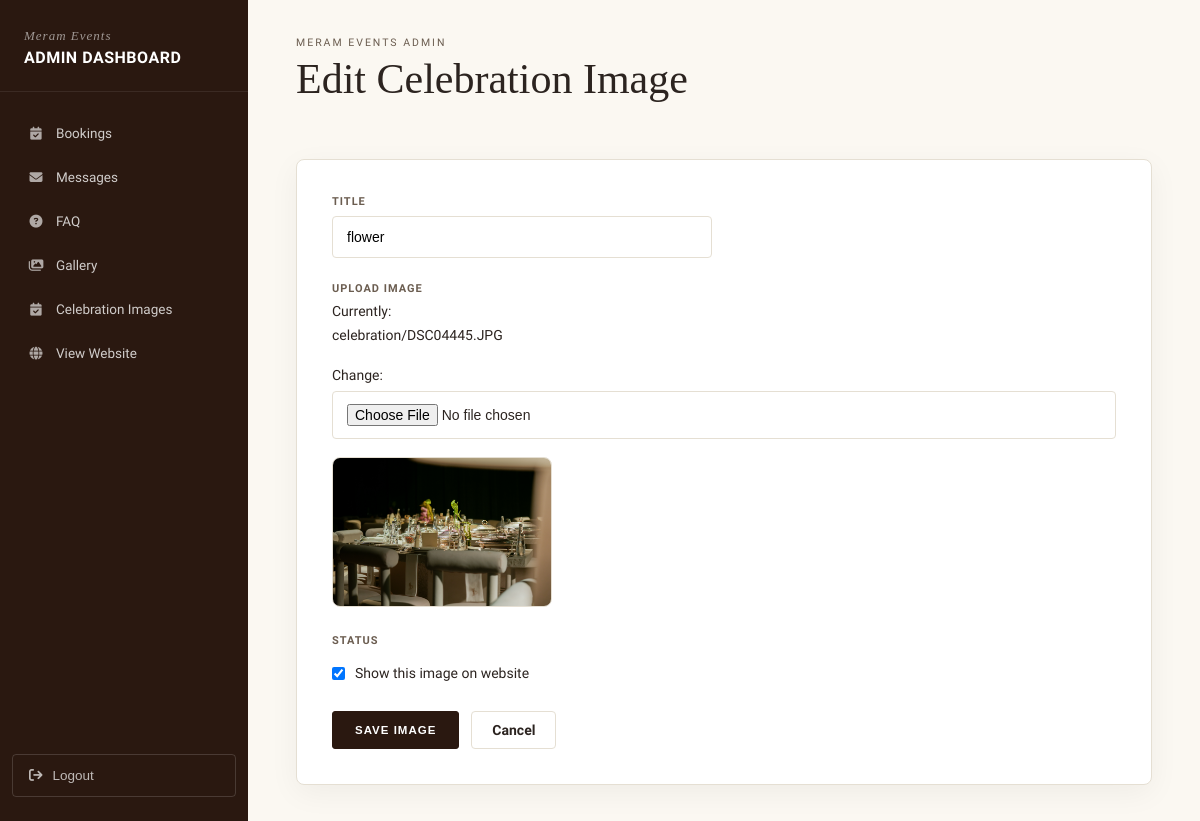
Page /dashboard/celebration-images/3/edit/ (signed in) on the committed database.
### main/models.py (models this page shows, shortened)
class CelebrationImage(models.Model):
    title = models.CharField(max_length=200)
    image = models.ImageField(upload_to='celebration/')
    order = models.IntegerField(default=0)
    is_active = models.BooleanField(default=True)
    class Meta:
        ordering = ['order']

### main/views.py (the view)
@login_required(login_url='dashboard_login')
def celebration_update(request, pk):
    image = get_object_or_404(CelebrationImage, pk=pk)
    if request.method == "POST":
        form = CelebrationImageForm(
            request.POST,
            request.FILES,
            instance=image
        )
        if form.is_valid():
            form.save()
            return redirect('dashboard_celebration_images')
    else:
        form = CelebrationImageForm(instance=image)
    return render(
        request,
        'dashboard/celebration_form.html',
        {
            'form': form,
            'object': image
        }
    )

### main/forms.py
class CelebrationImageForm(forms.ModelForm):
    class Meta:
        model = CelebrationImage
        fields = [
            'title',
            'image',
            'order',
            'is_active',
        ]

### main/templates/dashboard/celebration_form.html (shortened to what this page needs)
{% extends 'dashboard/dashboard_base.html' %}
{% block dashboard_content %}
<div class="db-breadcrumb">Meram Events Admin</div>
<div class="db-header-row">
    <h1 class="db-page-title">
        {% if object %}
            Edit Celebration Image
        {% else %}
            Add Celebration Image
        {% endif %}
    </h1>
</div>
<form method="post"
      enctype="multipart/form-data"
      class="db-form-card">
    <div class="db-form-grid">
        <div class="db-form-group">
            <label>Title</label>
            {{ form.title }}
        </div>
        <div class="db-form-group full">
            <label>Upload Image</label>
            {{ form.image }}
            {% if object and object.image %}
            <div class="db-image-preview">
                <img src="{{ object.image.url }}" alt="">
            </div>
            {% endif %}
        </div>
        <div class="db-form-group full">
            <label>Status</label>
            <div class="db-checkbox">
                {{ form.is_active }}
                <span>Show this image on website</span>
            </div>
        </div>
    </div>
    <div class="db-form-actions">
        <button type="submit" class="db-filter-go">
            Save Image
        </button>
        <a href="{% url 'dashboard_celebration_images' %}"
           class="db-cancel-btn">
            Cancel
        </a>
    </div>
</form>
{% endblock %}

### main/templates/dashboard/dashboard_base.html (style rules this page uses)
:root { --db-dark: #2A1810; --db-dark-2: #311F13; --db-maroon: #3D1A12; --db-cream: #FBF8F2; --db-border: #E5DFD3; --db-text: #2C2420; --db-text-mid:#6B5D50; --db-red: #B23A2E; --db-green: #3F7D4A; --db-gold: #C9A96E; }
* { margin:0;padding:0;box-sizing:border-box; }
body { font-family:'Hanken Grotesk',sans-serif; background:var(--db-cream); color:var(--db-text); font-size:14px; }
a { text-decoration:none;color:inherit; }
.db-breadcrumb { font-size:10.5px; letter-spacing:2px; text-transform:uppercase; color:var(--db-text-mid); margin-bottom:6px; font-weight:500; }
.db-page-title { font-family:'Cormorant Garamond',serif; font-size:42px; font-weight:500; color:var(--db-text); margin-bottom:28px; }
.db-header-row { display:flex; justify-content:space-between; align-items:flex-start; margin-bottom:28px; }
.db-filter-go { border:1px solid var(--db-dark); background:var(--db-dark); color:#fff; padding:9px 22px; font-size:11.5px; letter-spacing:1px; text-transform:uppercase; font-weight:600; border-radius:3px; cursor:pointer; transition:opacity 0.2s; }

### main/templates/dashboard/celebration_form.html (style rules this page uses)
.db-form-card { background: #fff; border: 1px solid var(--db-border); border-radius: 8px; padding: 35px; box-shadow: 0 8px 30px rgba(0, 0, 0, .05); max-width: 900px; margin: 0 auto; }
.db-form-grid { display:grid; grid-template-columns:1fr 1fr; gap:24px; }
.db-form-group { display:flex; flex-direction:column; gap:8px; }
.db-form-group.full { grid-column:1 / -1; }
.db-form-group label { font-size:11px; letter-spacing:1px; text-transform:uppercase; color:var(--db-text-mid); font-weight:600; }
.db-form-group input[type="text"], .db-form-group input[type="number"], .db-form-group input[type="file"] { width:100%; padding:12px 14px; border:1px solid var(--db-border); border-radius:4px; font-size:14px; background:#fff; }
.db-checkbox { display:flex; align-items:center; gap:10px; margin-top:10px; }
.db-image-preview { margin-top:10px; }
.db-image-preview img { width:220px; height:150px; object-fit:cover; border-radius:8px; border:1px solid var(--db-border); }
.db-form-actions { display:flex; gap:12px; margin-top:30px; }
.db-cancel-btn { padding:10px 20px; border:1px solid var(--db-border); background:#fff; color:var(--db-text); border-radius:4px; font-weight:600; }

### rows in the picture
CelebrationImage: title "flower", image (picture), is_active "☑"
